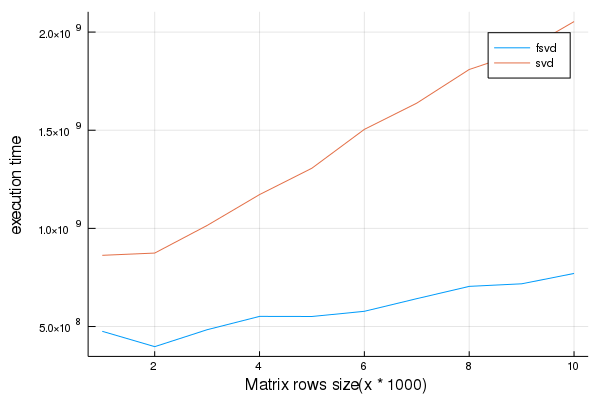

Write Julia code to recreate this figure.
include("../src/FameSVD.jl")

using BenchmarkTools
using LinearAlgebra
using Statistics
using Plots

function benchmark_pd()
  t = Array{Float64, 2}(undef, 10, 2)
  n = 1000

  FameSVD.fsvd(rand(Float64, 4, 2))
  FameSVD.svd(rand(Float64, 4, 2))

  for i = 1:10
    a = @benchmark FameSVD.fsvd(A) setup=(A=randn(Float64, $i * $n, $n))
    b = @benchmark svd(A) setup=(A=randn(Float64, $i * $n, $n))

    t[i, 1] = median(a).time
    t[i, 2] = median(b).time
  end

  png(plot(1:10, t, xaxis="Matrix rows size(x * 1000)", yaxis="execution time", labels=["fsvd", "svd"]), "bench.png")
end
